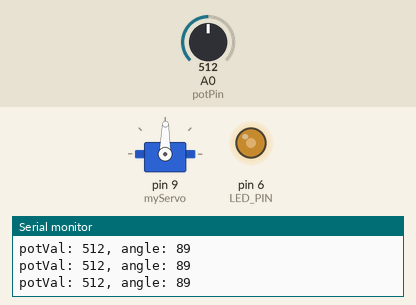
Simulated run of this sketch. Board: Arduino Uno, built with avr-gcc and run on an emulated ATmega328P. On the bench: servo, output pins drawn as LEDs (lit = HIGH), the last lines printed to the serial monitor. Inputs (shaded band) come from the test bench; at power-on: A0 (potPin) = 512.

Above: at 1.2 s.
1.3 s: A0 (potPin) set to 560
At 2.0 s:
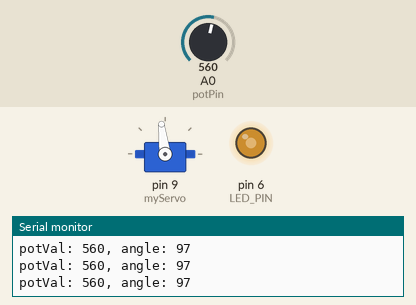
2.8 s: A0 (potPin) set to 589
At 4.0 s:
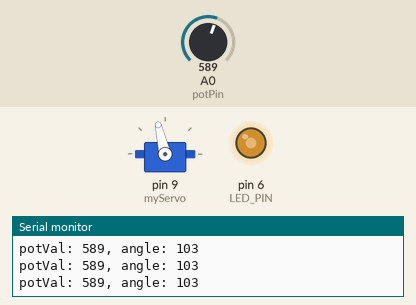
4.3 s: A0 (potPin) set to 306
At 4.7 s:
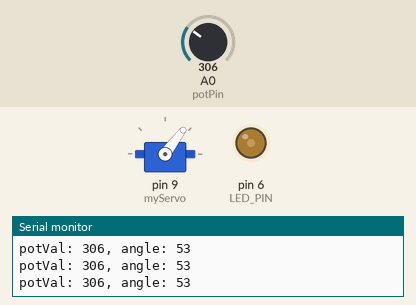
5.8 s: A0 (potPin) set to 716
At 6.7 s:
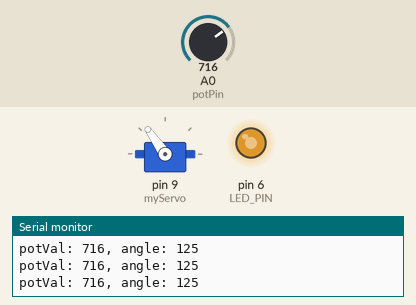
7.3 s: A0 (potPin) set to 0
At 8.2 s:
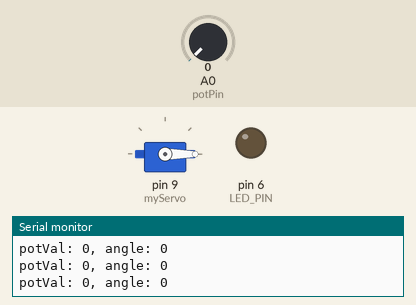
8.8 s: A0 (potPin) set to 8
At 9.6 s:
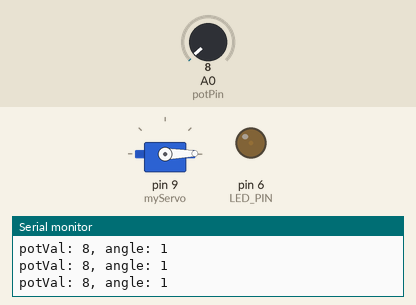
10.3 s: A0 (potPin) set to 11
Timing chart, 0 to 13.3 s (numbered marks = the images above; inputs shaded):
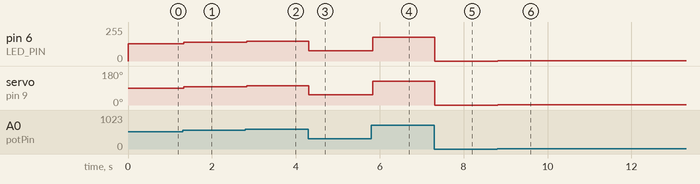

The sketch:

sketch_feb19a.ino
```cpp
// include the servo library
#include <Servo.h>
Servo myServo; // create a servo object
int const potPin = A0; // analog pin used to connect the potentiometer
int potVal; // variable to read the value from the analog pin
int angle; // variable to hold the angle for the servo motor
const int LED_PIN = 6;
int brightness;

void setup() {
  pinMode(LED_PIN, OUTPUT);
  myServo.attach(9); // attaches the servo on pin 9 to the servo object
  Serial.begin(9600); // open a serial connection to your computer
}
void loop() {
  potVal = analogRead(potPin); // read the value of the potentiometer
  // print out the value to the serial monitor
  Serial.print("potVal: ");
  Serial.print(potVal);
  // scale the numbers from the pot
  angle = map(potVal, 0, 1023, 0, 179);
  // print out the angle for the servo motor
  Serial.print(", angle: ");
  Serial.println(angle);
  // set the servo position
  myServo.write(angle);
  // wait for the servo to get there
  brightness = potVal/4;
  analogWrite(LED_PIN,brightness);


  delay(15);
}
```

Measured:
- after the input at 1.3 s, pin 6 (LED_PIN): 128/255 → 140/255 at once; servo on pin 9 (myServo): 89° → 97° at once
- after the input at 2.8 s, pin 6 (LED_PIN): 140/255 → 147/255 at once; servo on pin 9 (myServo): 97° → 103° at once
- after the input at 4.3 s, pin 6 (LED_PIN): 147/255 → 76/255 at once; servo on pin 9 (myServo): 103° → 53° at once
- after the input at 5.8 s, pin 6 (LED_PIN): 76/255 → 179/255 at once; servo on pin 9 (myServo): 53° → 125° at once
- after the input at 7.3 s, pin 6 (LED_PIN): 179/255 → 0/255 at once; servo on pin 9 (myServo): 125° → 0° at once
- after the input at 8.8 s, pin 6 (LED_PIN): 0/255 → 2/255 at once; servo on pin 9 (myServo): 0° → 1° at once
